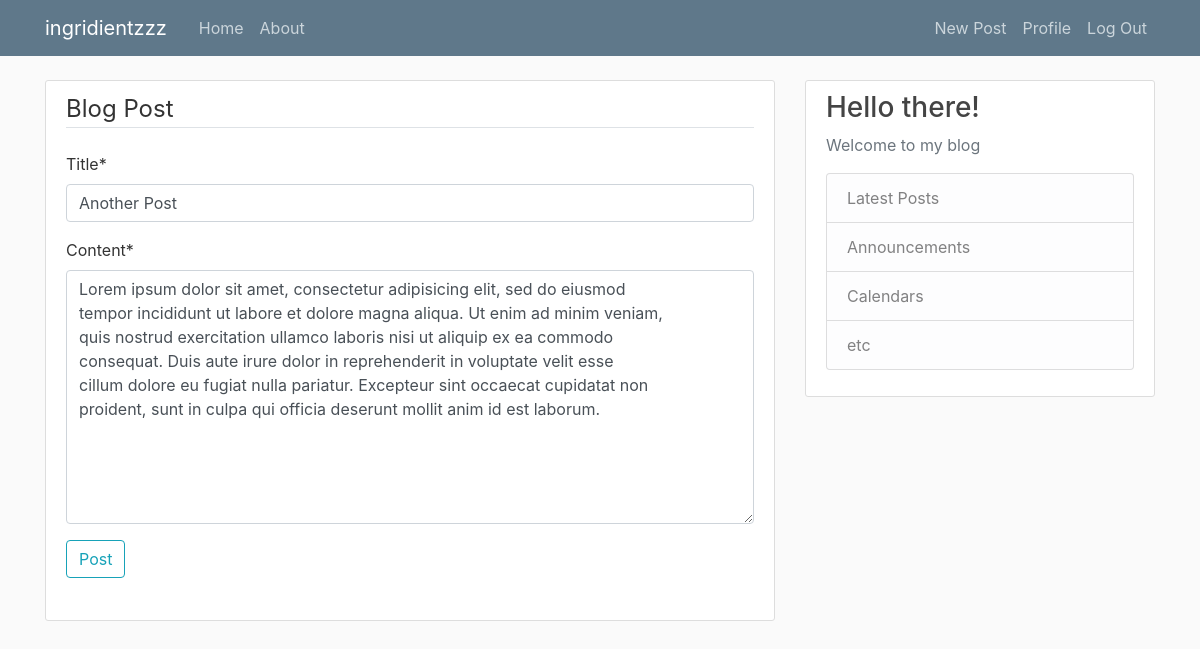
The app's page /post/5/update/ (signed in) with its own data.
### blog/models.py (models this page shows, shortened)
class Post(models.Model):
    title = models.CharField(max_length=100, default='Post Title')
    content = models.TextField()
    date_posted = models.DateTimeField(default=timezone.now)
    author = models.ForeignKey(User, on_delete=models.CASCADE)  # if user gets deleted, his posts will also be deleted

### blog/views.py (the view, shortened to what this page needs)
# urls.py: path('post/<int:pk>/update/', PostUpdateView.as_view(), name='post-update'),
class PostUpdateView(UserPassesTestMixin, LoginRequiredMixin, UpdateView):
    model = Post
    fields = ['title', 'content']
    def test_func(self):
        post = self.get_object()
        if self.request.user == post.author:
            return True
        return False

### blog/templates/blog/post_form.html (shortened to what this page needs)
{% extends "blog/base.html" %}
{% load crispy_forms_tags %}
{% block content %}
    <div class="content-section">
        <form method="POST">
            <fieldset class="form-group">
                <legend class="border-bottom mb-4">Blog Post</legend>
                {{ form|crispy }}
                <div class="form-group">
                    <button class="btn btn-outline-info" type="submit">Post</button>
                </div>
            </fieldset>
        </form>
    </div>
{% endblock content %}

### blog/static/blog/main.css (style rules this page uses)
body { background: #fafafa; color: #333333; margin-top: 5rem; }
.content-section { background: #ffffff; padding: 10px 20px; border: 1px solid #dddddd; border-radius: 3px; margin-bottom: 20px; }

### records on screen
Post: title "Another Post", content "Lorem ipsum dolor sit amet, consectetur adipisicing elit, sed do eiusmod tempor incididunt ut labore et dolore magna aliqua. Ut enim ad minim veniam, quis nostrud exercitation ullamco laboris nisi ut aliquip ex ea commodo consequat. Duis aute irure dolor in reprehenderit in voluptate velit esse cillum dolore eu fugiat nulla pariatur. Excepteur sint occaecat cupidatat non proident, sunt in culpa qui officia deserunt mollit anim id est laborum."
